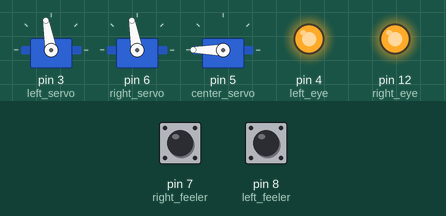
Simulated run of this sketch. Board: Arduino Uno, built with avr-gcc and run on an emulated ATmega328P. On the bench: 3 × servo, output pins drawn as LEDs (lit = HIGH). The test bench sets the inputs (shaded band); at power-on: pin 7 (right_feeler) LOW, pin 8 (left_feeler) HIGH.

Above: at 2.6 s.
2.7 s: pin 7 (right_feeler) pulled HIGH for 1.15 s
At 3.65 s:
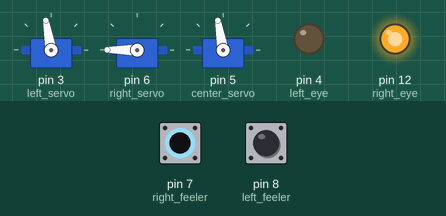
6.2 s: pin 7 (right_feeler) pulled HIGH for 3.2 s
At 6.73 s:
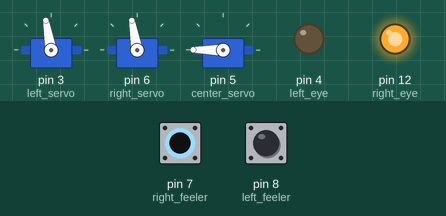
10.9 s: pin 7 (right_feeler) pulled HIGH for 3.2 s
At 11.6 s:
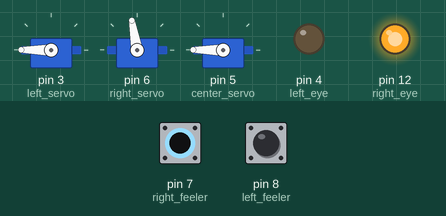
15.6 s: pin 7 (right_feeler) pulled HIGH for 3.2 s
At 19.03 s:
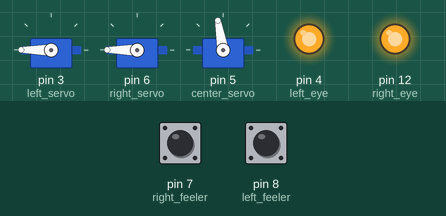
20.3 s: pin 7 (right_feeler) pulled HIGH for 3.2 s
At 21.22 s:
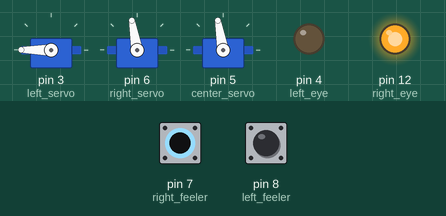
Timing chart, 0 to 26.0 s (numbered marks = the images above; inputs shaded):
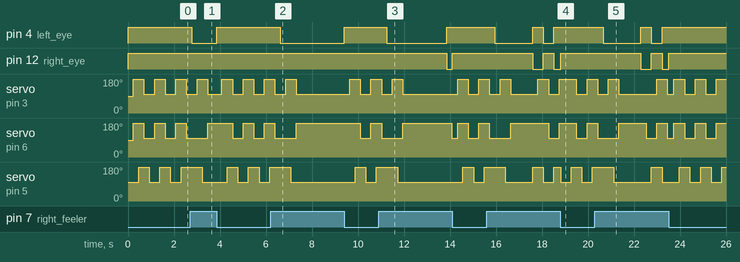

The sketch:

stampbug.ino
```cpp
#include <Servo.h>

const int max_angle = 200;
const int min_angle = 100;
const int pulses = 20;
const int stap_delay = 12;

int touched;
int counter;
int counter2;
int center_pos;
int right_pos;
int left_pos;

const int left_servo = 3;
const int center_servo = 5;
const int right_servo = 6;
const int left_eye = 4;
const int right_eye = 12;
const int right_feeler = 7;
const int left_feeler = 8;

Servo servo_left;
Servo servo_right;
Servo servo_center;

void setup() {
  // put your setup code here, to run once:
  pinMode(left_eye, OUTPUT);
  digitalWrite(left_eye, HIGH);
  pinMode(right_eye, OUTPUT);
  digitalWrite(right_eye, LOW);
  pinMode(left_feeler, INPUT);
  pinMode(right_feeler, INPUT);
  servo_left.attach(left_servo);
  servo_right.attach(right_servo);
  servo_center.attach(center_servo);
}

void toggle(int output) {
  if (digitalRead(output) == HIGH) {
    digitalWrite(output, LOW);
  }
  else {
    digitalWrite(output, HIGH);
  }
}

void feelers() {
  if (touched == 0) {
    if (digitalRead(left_feeler) == 0) {
      left();
    }
    if (digitalRead(right_feeler) == 0) {
      right();
    }
  }
}

void back() {
  touched = 1;
  digitalWrite(right_eye, HIGH);
  digitalWrite(left_eye, HIGH);
  for (counter2 = 1; counter2 < 5; counter2 += 1);
  {
    center_pos = min_angle ;
    left_pos = max_angle;
    right_pos = max_angle;
    walk();
    center_pos = max_angle;
    left_pos = min_angle;
    right_pos = min_angle;
    walk();
    toggle(right_eye);
    toggle(left_eye);
  }
  toggle(right_eye);
  touched = 0;
}

void right() {
  back();
  digitalWrite(right_eye, HIGH);
  digitalWrite(left_eye, LOW);
  for (counter2 = 1; counter2 < 5; counter2 += 1);
  {
    center_pos = max_angle;
    left_pos = max_angle;
    right_pos = min_angle;
    walk();
    center_pos = min_angle;
    left_pos = min_angle;
    right_pos = max_angle;
    walk();
  }
}

void left() {
  back();
  digitalWrite(right_eye, LOW);
  digitalWrite(left_eye, HIGH);
  for (counter2 = 1; counter2 < 5; counter2 += 1);
  {
    center_pos = min_angle;
    left_pos = max_angle;
    right_pos = min_angle;
    walk();
    center_pos = max_angle;
    left_pos = min_angle;
    right_pos = max_angle;
    walk();
  }
}

void walk() {
  for (counter = 1; counter < pulses; counter+=1)
  {
    servo_center.write(center_pos);
    feelers();
    delay(stap_delay);
  }
  for (counter = 1; counter < pulses; counter+=1)
  {
    servo_right.write(right_pos);
    servo_left.write(left_pos);
    servo_center.write(center_pos);
    feelers();
    delay(stap_delay);
  }
}

void loop() {
  // put your main code here, to run repeatedly:
  toggle(left_eye);
  toggle(right_eye);
  center_pos = max_angle;
  left_pos = max_angle;
  right_pos = max_angle;
  walk();
  toggle(left_eye);
  toggle(right_eye);
  center_pos = min_angle;
  left_pos = min_angle;
  right_pos = min_angle;
  walk();
}
```

Measured:
- after the input at 2.7 s, pin 4 (left_eye): HIGH → LOW after 0.07 s, → HIGH 1.1 s later
- after the input at 6.2 s, pin 4 (left_eye): HIGH → LOW after 0.42 s, → HIGH 2.8 s later
- after the input at 10.9 s, pin 4 (left_eye): HIGH → LOW after 0.36 s, → HIGH 2.6 s later; pin 12 (right_eye): HIGH → LOW after 2.9 s, → HIGH 0.25 s later
- after the input at 15.6 s, pin 4 (left_eye): HIGH → LOW after 0.35 s, → HIGH 1.6 s later, → LOW 0.46 s later, → HIGH 0.46 s later; pin 12 (right_eye): HIGH → LOW after 2.0 s, → HIGH 0.46 s later, → LOW 0.46 s later, → HIGH 0.29 s later
- after the input at 20.3 s, pin 4 (left_eye): HIGH → LOW after 0.35 s, → HIGH 1.6 s later, → LOW 0.46 s later, → HIGH 0.46 s later; pin 12 (right_eye): HIGH → LOW after 2.0 s, → HIGH 0.46 s later, → LOW 0.46 s later, → HIGH 0.29 s later
